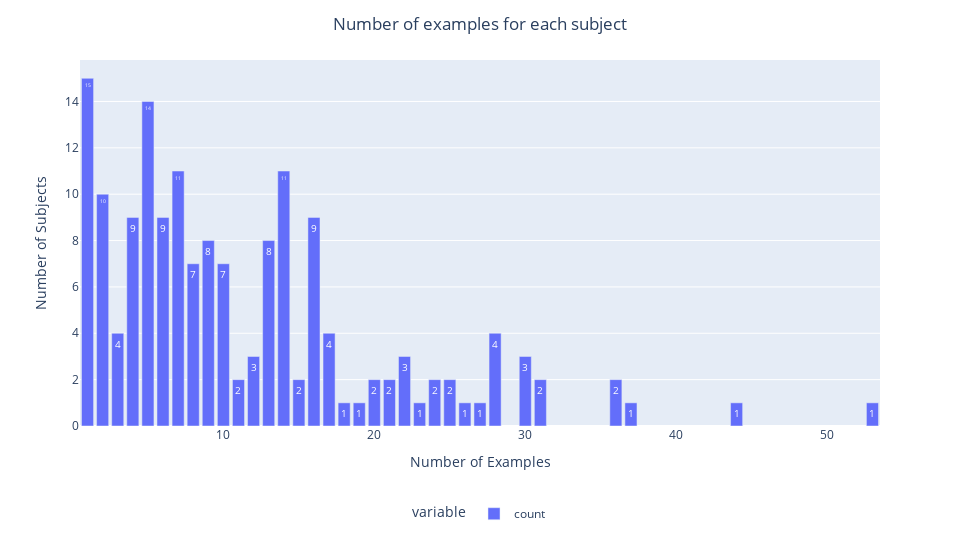

Write notebook code for a chart like this one.
### Code cell
fig = px.bar(subject_count_df["count"].value_counts(), text_auto=True)
fig.update_layout(
    height=1080 // 2,
    width=1920 // 2,
    title_x=0.5,
    title_text="Number of examples for each subject",
    xaxis_title="Number of Examples",
    yaxis_title="Number of Subjects",
    legend=dict(orientation="h", yanchor="top", xanchor="center", y=-0.2, x=0.5),
)
fig.show()

### Figure 1 — Plotly figure (JSON) as saved in the notebook; plotly's stock layout.template omitted (floating-point values rounded to 4 significant figures)
{"data": [{"alignmentgroup": "True", "hovertemplate": "variable=count<br>index=%{x}<br>value=%{y}<extra></extra>", "legendgroup": "count", "marker": {"color": "#636efa", "pattern": {"shape": ""}}, "name": "count", "offsetgroup": "count", "orientation": "v", "showlegend": true, "textposition": "auto", "texttemplate": "%{y}", "type": "bar", "x": [1, 5, 7, 14, 2, 4, 16, 6, 13, 9, 10, 8, 28, 17, 3, 12, 30, 22, 11, 15, 21, 25, 36, 31, 24, 20, 44, 53, 18, 19, 27, 37, 23, 26], "xaxis": "x", "y": [15, 14, 11, 11, 10, 9, 9, 9, 8, 8, 7, 7, 4, 4, 4, 3, 3, 3, 2, 2, 2, 2, 2, 2, 2, 2, 1, 1, 1, 1, 1, 1, 1, 1], "yaxis": "y"}], "layout": {"barmode": "relative", "height": 540, "legend": {"orientation": "h", "title": {"text": "variable"}, "tracegroupgap": 0, "x": 0.5, "xanchor": "center", "y": -0.2, "yanchor": "top"}, "margin": {"t": 60}, "title": {"text": "Number of examples for each subject", "x": 0.5}, "width": 960, "xaxis": {"anchor": "y", "domain": [0, 1], "title": {"text": "Number of Examples"}}, "yaxis": {"anchor": "x", "domain": [0, 1], "title": {"text": "Number of Subjects"}}}}
